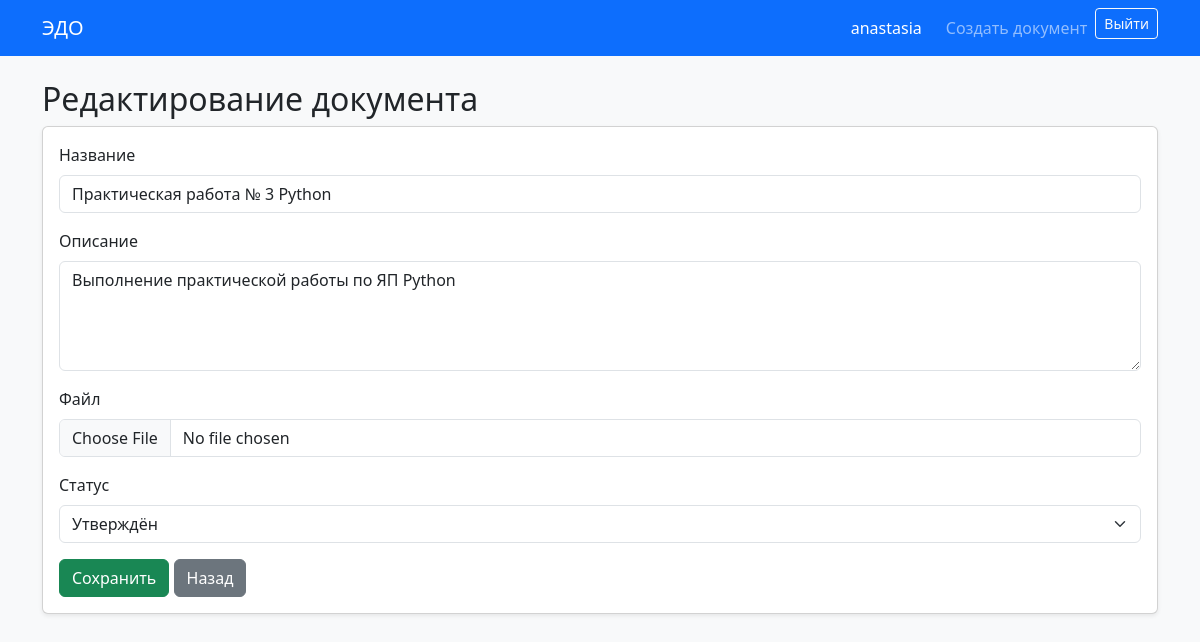
/documents/2/edit/ (signed in), run on the app's committed database.
### documents/models.py (models this page shows, shortened)
class Document(models.Model):
    title = models.CharField(max_length=255, verbose_name='Название')
    description = models.TextField(blank=True, verbose_name='Описание')
    file = models.FileField(upload_to='documents/', verbose_name='Файл')
    author = models.ForeignKey(
        User,
        on_delete=models.CASCADE,
        related_name='documents',
        verbose_name='Автор'
    )
    status = models.ForeignKey(
        Status,
        on_delete=models.SET_NULL,
        null=True,
        blank=True,
        verbose_name='Статус'
    )
    created_at = models.DateTimeField(auto_now_add=True, verbose_name='Дата создания')
    updated_at = models.DateTimeField(auto_now=True, verbose_name='Дата обновления')
    class Meta:
        verbose_name = 'Документ'
        verbose_name_plural = 'Документы'
        ordering = ['-created_at']

### documents/views.py (the view)
# urls.py: path('documents/<int:pk>/edit/', views.document_edit, name='document_edit'),
@login_required
def document_edit(request, pk):
    document = get_object_or_404(Document, pk=pk)
    if document.author != request.user and not request.user.is_staff:
        return redirect('document_list')
    if request.method == 'POST':
        form = DocumentForm(request.POST, request.FILES, instance=document)
        if form.is_valid():
            form.save()
            return redirect('document_detail', pk=document.pk)
    else:
        form = DocumentForm(instance=document)
    return render(request, 'documents/document_form.html', {
        'form': form,
        'title': 'Редактирование документа'
    })

### documents/forms.py
class DocumentForm(forms.ModelForm):
    class Meta:
        model = Document
        fields = ['title', 'description', 'file', 'status']
        labels = {
            'title': 'Название документа',
            'description': 'Описание',
            'file': 'Файл',
            'status': 'Статус',
        }
        widgets = {
            'title': forms.TextInput(attrs={'class': 'form-control'}),
            'description': forms.Textarea(attrs={'class': 'form-control', 'rows': 4}),
            'file': forms.FileInput(attrs={'class': 'form-control'}),
            'status': forms.Select(attrs={'class': 'form-select'}),
        }

### documents/models.py (called while the page is built)
    def __str__(self):
        return self.name

### templates/documents/document_form.html (shortened to what this page needs)
{% extends 'base.html' %}
{% block content %}
<h2>{{ title }}</h2>
<div class="card shadow-sm">
    <div class="card-body">
        <form method="post" enctype="multipart/form-data">
            <div class="mb-3">
                <label class="form-label">Название</label>
                {{ form.title }}
            </div>
            <div class="mb-3">
                <label class="form-label">Описание</label>
                {{ form.description }}
            </div>
            <div class="mb-3">
                <label class="form-label">Файл</label>
                {{ form.file }}
            </div>
            <div class="mb-3">
                <label class="form-label">Статус</label>
                {{ form.status }}
            </div>
            <button type="submit" class="btn btn-success">
                Сохранить
            </button>
            <a href="{% url 'document_list' %}" class="btn btn-secondary">
                Назад
            </a>
        </form>
    </div>
</div>
{% endblock %}

### templates/base.html (shortened to what this page needs)
<!doctype html>
<html lang="ru">
<head>
    <link
        href="https://cdn.jsdelivr.net/npm/bootstrap@5.3.3/dist/css/bootstrap.min.css"
        rel="stylesheet"
    >
</head>
<body class="bg-light">
<nav class="navbar navbar-expand-lg navbar-dark bg-primary mb-4">
    <div class="container">
        <a class="navbar-brand" href="{% url 'document_list' %}">
            ЭДО
        </a>
        <div class="navbar-nav ms-auto">
            {% if user.is_authenticated %}
                <span class="navbar-text text-white me-3">
                    {{ user.username }}
                </span>
                <a class="nav-link" href="{% url 'document_create' %}">
                    Создать документ
                </a>
                <form method="post" action="{% url 'logout' %}" class="d-inline">
                    <button class="btn btn-outline-light btn-sm" type="submit">
                        Выйти
                    </button>
                </form>
            {% else %}
                <a class="nav-link" href="{% url 'login' %}">Вход</a>
                <a class="nav-link" href="{% url 'register' %}">Регистрация</a>
            {% endif %}
        </div>
    </div>
</nav>
<main class="container">
    {% block content %}
    {% endblock %}
</main>
</body>
</html>

### data on the page
Document: title "Практическая работа № 3 Python", description "Выполнение практической работы по ЯП Python", status "Утверждён"

### other printed values
{{ user.username }} "anastasia"
{{ title }} "Редактирование документа"
